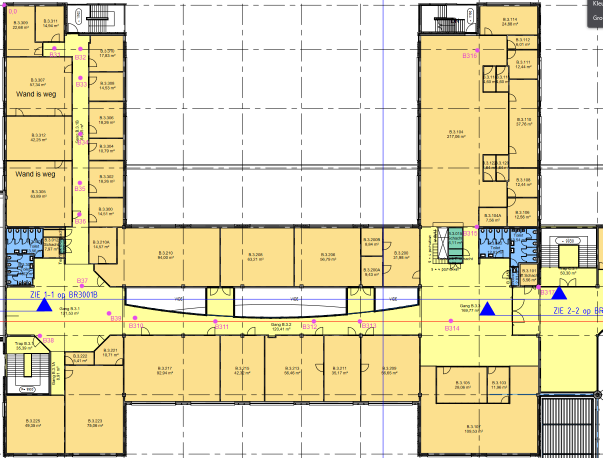
#> input picture plattegrond_B3.png, 1205 x 916 px (shown at 1/2 size)
$ python main.py
#> lines starting #> are read from the running program, lines starting #| are printed output that depends on the picture
# This is a Python script for B2F2 Casus
# Authors: Arnout Smit, Luca Doenen
from typing import Tuple, Iterable
from math import sqrt
from collections import defaultdict
import matplotlib.pyplot as plt
from PIL import Image
from datetime import datetime, timedelta
import timeit
import tracemalloc
# graph = {node : [[buren], (coordinaten)]}
graph = {
        "B3-1"  : [["B3-2"]                   , (0.75, 1, 3)   ],
        "B3-2"  : [["B3-3", "B3-1"]           , (1.25, 1, 3)   ],
        "B3-3"  : [["B3-4", "B3-2"]           , (1.25, 1.5, 3) ],
        "B3-4"  : [["B3-5", "B3-3"]           , (1.25, 2.5, 3) ],
        "B3-5"  : [["B3-6", "B3-4"]           , (1.25, 3.25, 3)],
        "B3-6"  : [["B3-7", "B3-5"]           , (1.25, 3.75, 3)],
        "B3-7"  : [["B3-8", "B3-9", "B3-6"]   , (1.25, 5, 3)   ],
        "B3-8"  : [["B3-7", "B3-9", "B2-8"]   , (0.5, 6, 3)    ],
        "B3-9"  : [["B3-10", "B3-8", "B3-7"]  , (1.75, 5.5, 3) ],
        "B3-10" : [["B3-11", "B3-9"]          , (2.25, 5.5, 3) ],
        "B3-11" : [["B3-12", "B3-10"]         , (3.5, 5.5, 3)  ],
        "B3-12" : [["B3-13", "B3-11"]         , (5.25, 5.5, 3) ],
        "B3-13" : [["B3-14", "B3-12"]         , (6, 5.5, 3)    ],
        "B3-14" : [["B3-15", "B3-17", "B3-13"], (7.5, 5.5, 3)  ],
        "B3-15" : [["B3-16", "B3-14"]         , (7.75, 3, 3)   ],
        "B3-16" : [["B3-15"]                  , (8, 1, 3)      ],
        "B3-17" : [["B3-14", "B2-17"]         , (9, 5, 3)      ],

        "B2-1"  : [["B2-2"]                   , (0.75, 1, 2)],
        "B2-2"  : [["B2-3", "B2-1"]           , (1.25, 1, 2)],
        "B2-3"  : [["B2-4", "B2-2"]           , (1.25, 1.5, 2)],
        "B2-4"  : [["B2-5", "B2-3"]           , (1.25, 2.5, 2)],
        "B2-5"  : [["B2-6", "B2-4"]           , (1.25, 3.25, 2)],
        "B2-6"  : [["B2-7", "B2-5"]           , (1.25, 3.75, 2)],
        "B2-7"  : [["B2-8", "B2-9", "B2-6"]   , (1.25, 5, 2)],
        "B2-8"  : [["B2-7", "B2-9", "B1-8", "B3-8"], (0.5, 6, 2)],
        "B2-9"  : [["B2-10", "B2-8", "B2-7"]  , (1.75, 5.5, 2)],
        "B2-10" : [["B2-11", "B2-9"]          , (2.25, 5.5, 2)],
        "B2-11" : [["B2-12", "B2-10"]         , (3.5, 5.5, 2)],
        "B2-12" : [["B2-13", "B2-11"]         , (5.25, 5.5, 2)],
        "B2-13" : [["B2-14", "B2-12"]         , (6, 5.5, 2)],
        "B2-14" : [["B2-15", "B2-17", "B2-13"], (7.5, 5.5, 2)],
        "B2-15" : [["B2-16", "B2-14"]         , (7.75, 3, 2)],
        "B2-16" : [["B2-15"]                  , (8, 1, 2)],
        "B2-17" : [["B2-14", "B3-17", "B1-17"], (9, 5, 2)],

        "B1-1"  : [["B1-2"]                   , (0.75, 1, 1)],
        "B1-2"  : [["B1-3", "B1-1"]           , (1.25, 1, 1)],
        "B1-3"  : [["B1-4", "B1-2"]           , (1.25, 1.5, 1)],
        "B1-4"  : [["B1-5", "B1-3"]           , (1.25, 2.5, 1)],
        "B1-5"  : [["B1-6", "B1-4"]           , (1.25, 3.25, 1)],
        "B1-6"  : [["B1-7", "B1-5"]           , (1.25, 3.75, 1)],
        "B1-7"  : [["B1-8", "B1-9", "B1-6"]   , (1.25, 5, 1)],
        "B1-8"  : [["B1-7", "B1-9", "B2-8", "B0-8"], (0.5, 6, 1)],
        "B1-9"  : [["B1-10", "B1-8", "B1-7"]  , (1.75, 5.5, 1)],
        "B1-10" : [["B1-11", "B1-9"]          , (2.25, 5.5, 1)],
        "B1-11" : [["B1-12", "B1-10"]         , (3.5, 5.5, 1)],
        "B1-12" : [["B1-13", "B1-11"]         , (5.25, 5.5, 1)],
        "B1-13" : [["B1-14", "B1-12"]         , (6, 5.5, 1)],
        "B1-14" : [["B1-15", "B1-17", "B1-13"], (7.5, 5.5, 1)],
        "B1-15" : [["B1-16", "B1-14"]         , (7.75, 3, 1)],
        "B1-16" : [["B1-15"]                  , (8, 1, 1)],
        "B1-17" : [["B1-14", "B0-17", "B2-17"], (9, 5, 1)],

        "B0-1"  : [["B0-2"]                   , (0.75, 1, 0)],
        "B0-2"  : [["B0-3", "B0-1"]           , (1.25, 1, 0)],
        "B0-3"  : [["B0-4", "B0-2"]           , (1.25, 1.5, 0)],
        "B0-4"  : [["B0-5", "B0-3"]           , (1.25, 2.5, 0)],
        "B0-5"  : [["B0-6", "B0-4"]           , (1.25, 3.25, 0)],
        "B0-6"  : [["B0-7", "B0-5"]           , (1.25, 3.75, 0)],
        "B0-7"  : [["B0-8", "B0-9", "B0-6"]   , (1.25, 5, 0)],
        "B0-8"  : [["B0-7", "B0-9", "B1-8"]   , (0.5, 6, 0)],
        "B0-9"  : [["B0-10", "B0-8", "B0-7"]  , (1.75, 5.5, 0)],
        "B0-10" : [["B0-11", "B0-9"]          , (2.25, 5.5, 0)],
        "B0-11" : [["B0-12", "B0-10"]         , (3.5, 5.5, 0)],
        "B0-12" : [["B0-13", "B0-11"]         , (5.25, 5.5, 0)],
        "B0-13" : [["B0-14", "B0-12"]         , (6, 5.5, 0)],
        "B0-14" : [["B0-15", "B0-17", "B0-13"], (7.5, 5.5, 0)],
        "B0-15" : [["B0-16", "B0-14"]         , (7.75, 3, 0)],
        "B0-16" : [["B0-15"]                  , (8, 1, 0)],
        "B0-17" : [["B0-14", "B1-17", "B0-18", "B0-19"], (9, 5, 0)],
        "B0-18" : [["B0-17", "B0-19"]         , (10.5, 8, 0)],
        "B0-19" : [["B0-18", "B0-17"]         , (14.25, 6.25, 0)]
    }

#een van de verticale verbindingen biedt alleen een trap. Deze functie verwijdert deze verbindingen
#Zo worden invaliden gegarandeerd naar de lift verwezen
invalid_graph = {}

for key, value in graph.items():
    if key.endswith('8'):
        new_values = [neighbor for neighbor in value[0] if not neighbor.endswith('8')]
        invalid_graph[key] = [new_values, value[1]]
    else:
        invalid_graph[key] = value

print(invalid_graph)

# {lokaal: [node]}
swapped_lokalen_dict = {'B.3.309': ['B3-1'], 'B.3.311': ['B3-1'], 'NOOD3-1': ['B3-2'], 'B.3.310': ['B3-2'],
                        'B.3.305': ['B3-3', 'B3-6'], 'B.3.308': ['B3-3'], 'B.3.306': ['B3-4'], 'B.3.304': ['B3-4'],
                        'B.3.302': ['B3-5'], 'B.3.300': ['B3-6'], 'B.3.210': ['B3-7', 'B3-9', 'B3-11'],
                        'trap B3': ['B3-8'], 'B.3.221': ['B3-9'], 'B.3.217': ['B3-10', 'B3-11'], 'B.3.208': ['B3-11'],
                        'B.3.215': ['B3-11'], 'B.3.213': ['B3-12'], 'B.3.209': ['B3-13'], 'B.3.211': ['B3-13'],
                        'B.3.206': ['B3-13'], 'B.3.200': ['B3-13', 'B3-14'], 'B.3.105': ['B3-14'], 'B.3.103': ['B3-14'],
                        'B.3.107': ['B3-14'], 'B.3.104': ['B3-15'], 'NOOD3-2': ['B3-16'], 'trap C3': ['B3-17'], 'Lift C3': ['B3-17'],

                        'B.2.309': ['B2-1'], 'B.2.311': ['B2-1'], 'NOOD2-1': ['B2-2'], 'B.2.310': ['B2-2'],
                        'B.2.305': ['B2-3', 'B2-6'], 'B.2.308': ['B2-3'], 'B.2.306': ['B2-4'], 'B.2.304': ['B2-4'],
                        'B.2.302': ['B2-5'], 'B.2.300': ['B2-6'], 'B.2.210': ['B2-7', 'B2-9', 'B2-11'],
                        'trap B2': ['B2-8'], 'B.2.221': ['B2-9'], 'B.2.217': ['B2-10', 'B2-11'], 'B.2.208': ['B2-11'],
                        'B.2.215': ['B2-11'], 'B.2.213': ['B2-12'], 'B.2.209': ['B2-13'], 'B.2.211': ['B2-13'],
                        'B.2.206': ['B2-13'], 'B.2.200': ['B2-13', 'B2-14'], 'B.2.105': ['B2-14'], 'B.2.103': ['B2-14'],
                        'B.2.107': ['B2-14'], 'B.2.104': ['B2-15'], 'NOOD2-2': ['B2-16'], 'trap C2': ['B2-17'], 'Lift C2': ['B2-17'],

                        'B.1.309': ['B1-1'], 'B.1.311': ['B1-1'], 'NOOD1-1': ['B1-2'], 'B.1.310': ['B1-2'],
                        'B.1.305': ['B1-3', 'B1-6'], 'B.1.308': ['B1-3'], 'B.1.306': ['B1-4'], 'B.1.304': ['B1-4'],
                        'B.1.302': ['B1-5'], 'B.1.300': ['B1-6'], 'B.1.210': ['B1-7', 'B1-9', 'B1-11'],
                        'trap B1': ['B1-8'], 'B.1.221': ['B1-9'], 'B.1.217': ['B1-10', 'B1-11'], 'B.1.208': ['B1-11'],
                        'B.1.215': ['B1-11'], 'B.1.213': ['B1-12'], 'B.1.209': ['B1-13'], 'B.1.211': ['B1-13'],
                        'B.1.206': ['B1-13'], 'B.1.200': ['B1-13', 'B1-14'], 'B.1.105': ['B1-14'], 'B.1.103': ['B1-14'],
                        'B.1.107': ['B1-14'], 'B.1.104': ['B1-15'], 'NOOD1-2': ['B1-16'], 'trap C1': ['B1-17'], 'Lift C1': ['B1-17'],

                        'B.0.309': ['B0-1'], 'B.0.311': ['B0-1'], 'NOOD0-1': ['B0-2'], 'B.0.310': ['B0-2'],
                        'B.0.305': ['B0-3', 'B0-6'], 'B.0.308': ['B0-3'], 'B.0.306': ['B0-4'], 'B.0.304': ['B0-4'],
                        'B.0.302': ['B0-5'], 'B.0.300': ['B0-6'], 'B.0.210': ['B0-7', 'B0-9', 'B0-11'],
                        'trap B0': ['B0-8'], 'B.0.221': ['B0-9'], 'B.0.217': ['B0-10', 'B0-11'], 'B.0.208': ['B0-11'],
                        'B.0.215': ['B0-11'], 'B.0.213': ['B0-12'], 'B.0.209': ['B0-13'], 'B.0.211': ['B0-13'],
                        'B.0.206': ['B0-13'], 'B.0.200': ['B0-13', 'B0-14'], 'B.0.105': ['B0-14'], 'B.0.103': ['B0-14'],
                        'B.0.107': ['B0-14'], 'B.0.104': ['B0-15'], 'NOOD0-2': ['B0-16'], 'trap C0': ['B0-17'], 'Lift C0': ['B0-17'],
                        'Hoofdingang': ['B0-18'], 'Cafetaria': ['B0-19']}

SCHEDULE = { datetime(2024, 2, 25, 9, 0) : "Hoofdingang",
             datetime(2024, 2, 25, 9, 30) : "B.3.210",
             datetime(2024, 2, 25, 10, 30) : "B.1.104",
             datetime(2024, 2, 25, 12, 0) : "B.2.309",
             datetime(2024, 2, 25, 12, 45) : "Cafetaria",
             datetime(2024, 2, 25, 13, 15) : "B.2.309",
             datetime(2024, 2, 25, 15, 0) : "B.3.302",
             datetime(2024, 2, 25, 16, 0) : "B.3.105",
             datetime(2024, 2, 25, 17, 30) : "Hoofdingang"
             }  # TODO add coffee corner lounge for gaps in schedule

EMERGENCY_DICT = {
        3: ['B3-2', 'B3-8', 'B3-16', 'B3-17'],
        2: ['B2-2', 'B2-8', 'B2-16', 'B2-17'],
        1: ['B1-2', 'B1-8', 'B1-16', 'B1-17'],
        0: ['B0-2', 'B0-8', 'B0-16', 'B0-17']
}

def euclidian_distance(point1: Iterable[float], point2: Iterable[float]) -> float:
    """Calculate the euclidian distance between two points in space.

    A point is a euclidian coordinate packed in an iterable of arbitrary dimension.

    >>> print(round(euclidian_distance((0,0,0), (1,1,1)), 7))
    1.7320508
    >>> print (euclidian_distance((0,0), (4,0)))
    4.0
    >>> print (euclidian_distance((4,10,4), [0,10,4]))
    4.0
    >>> print (euclidian_distance((0,), (3,)))
    3.0
    """
    sum_squares = 0
    for x1, x2 in zip(point1, point2):
        sum_squares += (x1-x2)**2
    return sqrt(sum_squares)

def dijkstra_algorithm(graph, startnode, endnode, num_iterations=100):
    total_time = 0
    total_memory = 0
    """Implementatie van dijkstra's algoritme conform de slides van week 4.

    Calculate the shortest path from a startnote to endnode of a given graph in the format {node: (neighbour, coordinates)}.
    Returns: (shortest_path, visited, distance, predecessor)
    """
    for _ in range(num_iterations):
        tracemalloc.start()

        start_time = timeit.default_timer()

        visited = []
        distance = dict()    # {knoop: afstand(cumulative)}
        predecessor = dict()   # {knoop: vorige_knoop}

        distance[startnode] = 0
        predecessor[startnode] = -1

    while startnode != endnode:
        visited.append(startnode)
        for neighbour in graph[startnode][0]:
            if neighbour not in visited:
                # calculate distance to neighbour
                coords1 = graph[startnode][1]
                coords2 = graph[neighbour][1]
                dist = euclidian_distance(coords1, coords2)
                # update distance dict if new shortest distance
                if (neighbour not in distance) or (distance[neighbour] > distance[startnode] + dist):
                    distance[neighbour] = distance[startnode] + dist
                    predecessor[neighbour] = startnode
        # zoek knoop met korste afstand, zet als nieuwe startnode
        distance_not_visited = {k: v for k, v in distance.items() if k not in visited}
        startnode = min(distance_not_visited, key=distance.get)

        end_time = timeit.default_timer()
        elapsed_time = end_time - start_time
        total_time += elapsed_time

        current, peak = tracemalloc.get_traced_memory()
        tracemalloc.stop()
        total_memory += peak


    # find shortest path through predecessors
    shortest_path = [endnode]
    while predecessor[endnode] != -1:
        shortest_path.insert(0, predecessor[endnode])
        endnode = predecessor[endnode]


    average_time = total_time / num_iterations
    average_memory = total_memory / num_iterations

    print("\nAlgoritme Informatie (Gemiddeld over {} iteraties):".format(num_iterations))
    print("Gemiddelde Tijd:", average_time)
    print("Gemiddeld Geheugen verbruik - Peak:", average_memory / (1024 * 1024), "MB")

    return shortest_path, visited, distance, predecessor, distance[startnode]


# geef tijd mee, krijg terug pad naar dichtsbijzijnde trap/noodtrap.
def emergency_exit(time: datetime, schedule = SCHEDULE):
    """Find the shortest path to the nearest exit.

    Assumption: time is between highest and lowest time within schedule.

    >>> emergency_exit(datetime(2024, 2, 25, 0, 0))
    Traceback (most recent call last):
     ...
    AssertionError: Person is not scheduled to be in the building.
    """
    assert list(schedule.keys())[0] <= time <= list(schedule.keys())[-1], "Person is not scheduled to be in the building."
    # find startnode
    for schedule_t in schedule.keys():
        if time >= schedule_t:
            last_t = schedule_t
        elif time < schedule_t:
            lokaal = schedule[last_t]
            startnode = swapped_lokalen_dict[lokaal][0]
            floor = int(startnode[1])
            break

    # find shortest exit
    return min((dijkstra_algorithm(graph, startnode, exit) for exit in EMERGENCY_DICT[floor]), key=lambda x: x[4])[0]

def map_path(path, image='plattegrond_B3.png'):
    """Maps a path on a given image."""
    # Load map image
    map_img = Image.open(image)

    # prepare coordinates
    coordinates = [graph[node][1][:2] for node in path]
    coordinates_scaled = [(x*120+5, y*120-30) for x,y in coordinates]
    x_coords, y_coords = zip(*coordinates_scaled)

    # Create plot
    fig, ax = plt.subplots()
    ax.imshow(map_img)
    ax.plot(x_coords, y_coords, 'ro-')  # 'ro-' plots red dots connected by a line
    # label start and endnode (optional)
    ax.text(x_coords[0]+20, y_coords[0]+20, "start", color='red')
    ax.text(x_coords[-1] + 20, y_coords[-1] + 20, "end", color='red')

    plt.show()

def schedulestepper(schedule):
    lokaal = next(iter(schedule.values()))  # take first lokaal in schedule
    for entry in list(schedule.keys())[1:]:  # exclude 1st entry
        user_input = input("Press Y to continue or E for emergency:")
        if user_input == 'Y':
            print(f"from: {lokaal} ({swapped_lokalen_dict[lokaal][0]})")
            print(f"to: {schedule[entry]} ({swapped_lokalen_dict[schedule[entry]][0]})")
            print('path: ', dijkstra_algorithm(graph, swapped_lokalen_dict[lokaal][0], swapped_lokalen_dict[schedule[entry]][0])[0])
            print(f"distance: {dijkstra_algorithm(graph, swapped_lokalen_dict[lokaal][0], swapped_lokalen_dict[schedule[entry]][0])[4] * 7:.0f} m")
            print(f"estimated duration: {dijkstra_algorithm(graph, swapped_lokalen_dict[lokaal][0], swapped_lokalen_dict[schedule[entry]][0])[4] * 7 * 0.88 /60:.2f} min")
            map_path(dijkstra_algorithm(graph, swapped_lokalen_dict[lokaal][0], swapped_lokalen_dict[schedule[entry]][0])[0])
            lokaal = schedule[entry]
        elif user_input == 'E':
            map_path(emergency_exit(entry))
        else:
            print("Please press either 'Y' or 'E'")

if __name__ == '__main__':
    # TODO: pytests aanmaken voor dijkstra algoritme?
    # TEST DIJKSTRA:
    print("Korste weg:",                    dijkstra_algorithm(graph, "B3-1", "B3-17")[0])
    print("Volgorde van bezochte knopen:",  dijkstra_algorithm(graph, "B3-1", "B3-17")[1])
    print("Afstanden:",                     dijkstra_algorithm(graph, "B3-1", "B3-17")[2])
    print("Predecessors:",                  dijkstra_algorithm(graph, "B3-1", "B3-17")[3])
    print("Distance to endnode:",           dijkstra_algorithm(graph, "B3-1", "B3-17")[4])
    map_path(dijkstra_algorithm(graph, "B3-1", "B3-17")[0])
#> in map_path, map_img is the input picture: PIL image 1205x916 RGBA; mean R, G, B, A 228.7, 219, 178.3, 255
#> in map_path, `plt.show()`:
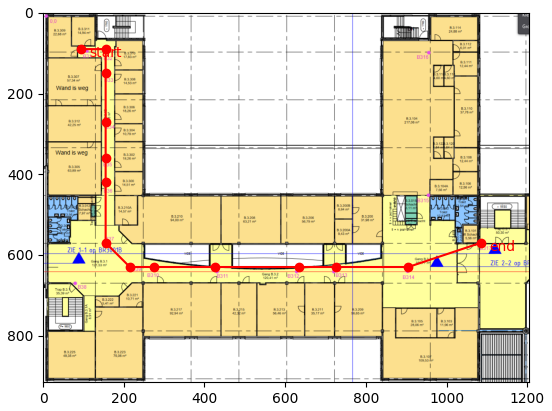
#> figure drawn by matplotlib, 1 panel

    # Emergency exit test
    print("emergency exit path: ", emergency_exit(datetime(2024, 2, 25, 9, 30)))
    map_path(emergency_exit(datetime(2024, 2, 25, 9, 30)))

#> (the run stopped early here; a loop or call above may not have finished)
